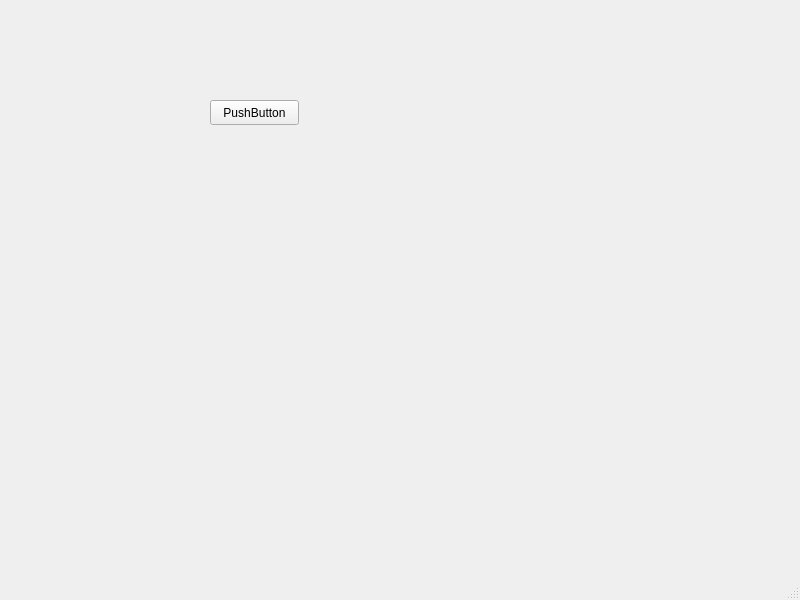
<?xml version="1.0" encoding="UTF-8"?>
<ui version="4.0">
 <class>MainWindow</class>
 <widget class="QMainWindow" name="MainWindow">
  <property name="geometry">
   <rect>
    <x>0</x>
    <y>0</y>
    <width>800</width>
    <height>600</height>
   </rect>
  </property>
  <property name="windowTitle">
   <string>MainWindow</string>
  </property>
  <widget class="QWidget" name="centralwidget">
   <widget class="QPushButton" name="pushButton">
    <property name="geometry">
     <rect>
      <x>210</x>
      <y>100</y>
      <width>89</width>
      <height>25</height>
     </rect>
    </property>
    <property name="text">
     <string>PushButton</string>
    </property>
   </widget>
  </widget>
  <widget class="QMenuBar" name="menubar">
   <property name="geometry">
    <rect>
     <x>0</x>
     <y>0</y>
     <width>800</width>
     <height>22</height>
    </rect>
   </property>
  </widget>
  <widget class="QStatusBar" name="statusbar"/>
 </widget>
 <resources/>
 <connections/>
</ui>
